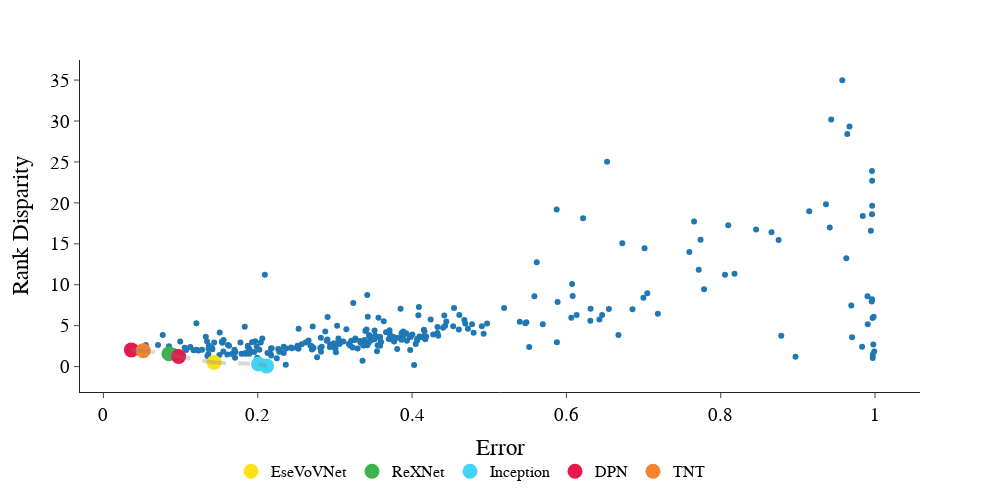

Notebook source saved alongside this figure:
### Code cell
import plotly
df = merge(err_df, rank_df)
df = df[df['epoch'] == 99]
df = df.rename(columns={'Accuracy':'Error'})
df = df.dropna()
df = df[df['Error']<1-1/(7636*2)]
df.loc[:,'model'] = df['index'].apply(lambda x: get_name_details(x)[1])
df = df.sort_values(by=['model'])


fig = px.scatter(df, x='Error', 
                 y='Disparity', 
                 template="simple_white", 
                 width=1000, height= 500
            )

fig.update_layout(
    yaxis_title="Rank Disparity",
#     yaxis_range=[0,6.15],
#     xaxis_range=[0,.31],
    font=dict(
        family="Times New Roman",
        size=19,
        color="Black"
    )
)
fig.add_shape(type='line',
                x0=0,y0=0,x1=1,y1=0,
                line=dict(color='Red',),
                xref='x',yref='y'
)
p = np.array(preparePareto(df[['Error','Disparity']], False, False).dropna())
for x, y in zip(p[:-1], p[1:]):
    fig.add_shape(type='line',
                x0=x[0],y0=x[1],x1=y[0],y1=y[1],
                line=dict(color='gray',width=4),line_dash='dash',
                xref='x',yref='y')
    

fig.update_layout(legend=dict(
    orientation="h",
    yanchor="bottom",
    y=-.29,
    xanchor="right",
    x=.75,
    font=dict(
        family="Times New Roman",
        size=16,
        color="Black"
    )
    )
)

pareto_df = pd.merge(df, pd.DataFrame(p), right_on=[0,1], left_on=["Error","Disparity"])
for model in set(pareto_df['model']):
    # match model name to color
    i = [x.lower()[:3] for x in plotted_models].index(model.lower()[:3])
    name = plotted_models[i]
    color = colors[i]
    fig.add_trace(go.Scatter(
        x=pareto_df[pareto_df['model'] == model]['Error'],
        y=pareto_df[pareto_df['model'] == model]['Disparity'],
        mode='markers',
        name = name,
        marker = dict(color=color,size=15),
    ))

fig.show()
plotly.io.write_image(fig, 'app_RQ1_main_full.png', format='png')

### Figure 1 — Plotly figure (JSON) as saved in the notebook; plotly's stock layout.template omitted (floating-point values rounded to 4 significant figures; data arrays with more than 128 entries replaced by an {"elided": "..."} marker saying what was removed)
{"data": [{"hovertemplate": "Error=%{x}<br>Disparity=%{y}<extra></extra>", "legendgroup": "", "marker": {"color": "#1F77B4", "symbol": "circle"}, "mode": "markers", "name": "", "orientation": "v", "showlegend": false, "type": "scatter", "x": {"elided": "283 float values"}, "xaxis": "x", "y": {"elided": "283 float values"}, "yaxis": "y"}, {"marker": {"color": "#ffe119", "size": 15}, "mode": "markers", "name": "EseVoVNet", "type": "scatter", "x": [0.1433], "y": [0.499]}, {"marker": {"color": "#3cb44b", "size": 15}, "mode": "markers", "name": "ReXNet", "type": "scatter", "x": [0.08493], "y": [1.564]}, {"marker": {"color": "#42d4f4", "size": 15}, "mode": "markers", "name": "Inception", "type": "scatter", "x": [0.2115, 0.201], "y": [0.07242, 0.3134]}, {"marker": {"color": "#e6194B", "size": 15}, "mode": "markers", "name": "DPN", "type": "scatter", "x": [0.0975, 0.03621], "y": [1.238, 2.042]}, {"marker": {"color": "#f58231", "size": 15}, "mode": "markers", "name": "TNT", "type": "scatter", "x": [0.0516], "y": [1.949]}], "layout": {"font": {"color": "Black", "family": "Times New Roman", "size": 19}, "height": 500, "legend": {"font": {"color": "Black", "family": "Times New Roman", "size": 16}, "orientation": "h", "tracegroupgap": 0, "x": 0.75, "xanchor": "right", "y": -0.29, "yanchor": "bottom"}, "margin": {"t": 60}, "shapes": [{"line": {"color": "Red"}, "type": "line", "x0": 0, "x1": 1, "xref": "x", "y0": 0, "y1": 0, "yref": "y"}, {"line": {"color": "gray", "dash": "dash", "width": 4}, "type": "line", "x0": 0.03621, "x1": 0.0516, "xref": "x", "y0": 2.042, "y1": 1.949, "yref": "y"}, {"line": {"color": "gray", "dash": "dash", "width": 4}, "type": "line", "x0": 0.0516, "x1": 0.08493, "xref": "x", "y0": 1.949, "y1": 1.564, "yref": "y"}, {"line": {"color": "gray", "dash": "dash", "width": 4}, "type": "line", "x0": 0.08493, "x1": 0.0975, "xref": "x", "y0": 1.564, "y1": 1.238, "yref": "y"}, {"line": {"color": "gray", "dash": "dash", "width": 4}, "type": "line", "x0": 0.0975, "x1": 0.1433, "xref": "x", "y0": 1.238, "y1": 0.499, "yref": "y"}, {"line": {"color": "gray", "dash": "dash", "width": 4}, "type": "line", "x0": 0.1433, "x1": 0.201, "xref": "x", "y0": 0.499, "y1": 0.3134, "yref": "y"}, {"line": {"color": "gray", "dash": "dash", "width": 4}, "type": "line", "x0": 0.201, "x1": 0.2115, "xref": "x", "y0": 0.3134, "y1": 0.07242, "yref": "y"}], "width": 1000, "xaxis": {"anchor": "y", "domain": [0, 1], "title": {"text": "Error"}}, "yaxis": {"anchor": "x", "domain": [0, 1], "title": {"text": "Rank Disparity"}}}}
